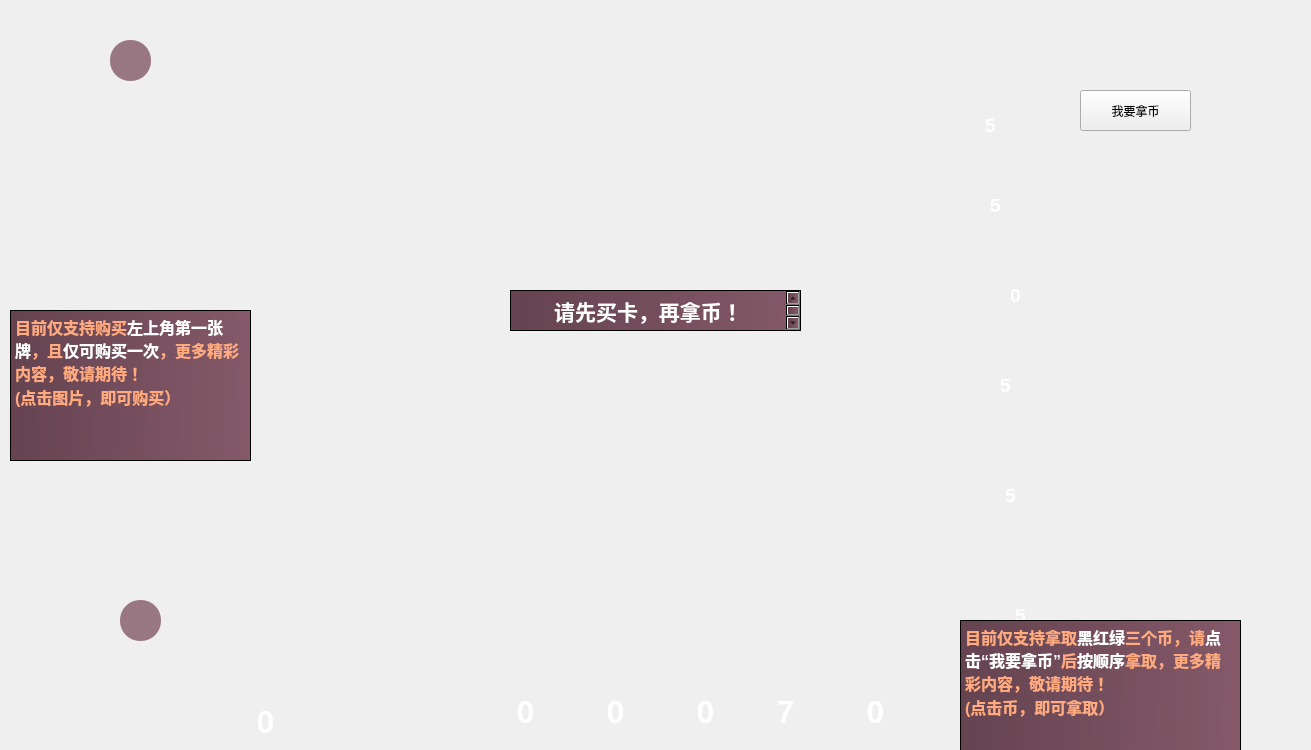
<?xml version="1.0" encoding="UTF-8"?>
<ui version="4.0">
 <class>gameInterface</class>
 <widget class="QWidget" name="gameInterface">
  <property name="geometry">
   <rect>
    <x>0</x>
    <y>0</y>
    <width>1311</width>
    <height>750</height>
   </rect>
  </property>
  <property name="minimumSize">
   <size>
    <width>1311</width>
    <height>750</height>
   </size>
  </property>
  <property name="maximumSize">
   <size>
    <width>1311</width>
    <height>750</height>
   </size>
  </property>
  <property name="windowTitle">
   <string>gameInterface</string>
  </property>
  <property name="styleSheet">
   <string notr="true"/>
  </property>
  <widget class="QPushButton" name="card1_1">
   <property name="geometry">
    <rect>
     <x>310</x>
     <y>50</y>
     <width>141</width>
     <height>171</height>
    </rect>
   </property>
   <property name="styleSheet">
    <string notr="true">border-radius:15px;
border-image: url(:/images/card/blue-high/1.png);


</string>
   </property>
   <property name="text">
    <string/>
   </property>
  </widget>
  <widget class="QPushButton" name="card1_2">
   <property name="geometry">
    <rect>
     <x>480</x>
     <y>50</y>
     <width>141</width>
     <height>171</height>
    </rect>
   </property>
   <property name="styleSheet">
    <string notr="true">border-radius:15px;
border-image: url(:/images/card/blue-high/2.png);</string>
   </property>
   <property name="text">
    <string/>
   </property>
  </widget>
  <widget class="QPushButton" name="card1_3">
   <property name="geometry">
    <rect>
     <x>650</x>
     <y>50</y>
     <width>141</width>
     <height>171</height>
    </rect>
   </property>
   <property name="styleSheet">
    <string notr="true">border-radius:15px;
border-image: url(:/images/card/blue-high/3.png);</string>
   </property>
   <property name="text">
    <string/>
   </property>
  </widget>
  <widget class="QPushButton" name="card1_4">
   <property name="geometry">
    <rect>
     <x>820</x>
     <y>50</y>
     <width>141</width>
     <height>171</height>
    </rect>
   </property>
   <property name="styleSheet">
    <string notr="true">border-radius:15px;
border-image: url(:/images/card/blue-high/4.png);</string>
   </property>
   <property name="text">
    <string/>
   </property>
  </widget>
  <widget class="QPushButton" name="card2_1">
   <property name="geometry">
    <rect>
     <x>310</x>
     <y>234</y>
     <width>141</width>
     <height>171</height>
    </rect>
   </property>
   <property name="styleSheet">
    <string notr="true">border-radius:15px;
border-image: url(:/images/card/yellow-middle/1.png);</string>
   </property>
   <property name="text">
    <string/>
   </property>
  </widget>
  <widget class="QPushButton" name="card2_2">
   <property name="geometry">
    <rect>
     <x>480</x>
     <y>234</y>
     <width>141</width>
     <height>171</height>
    </rect>
   </property>
   <property name="styleSheet">
    <string notr="true">border-radius:15px;
border-image: url(:/images/card/yellow-middle/2.png);</string>
   </property>
   <property name="text">
    <string/>
   </property>
  </widget>
  <widget class="QPushButton" name="card2_3">
   <property name="geometry">
    <rect>
     <x>650</x>
     <y>234</y>
     <width>141</width>
     <height>171</height>
    </rect>
   </property>
   <property name="styleSheet">
    <string notr="true">border-radius:15px;
border-image: url(:/images/card/yellow-middle/3.png);</string>
   </property>
   <property name="text">
    <string/>
   </property>
  </widget>
  <widget class="QPushButton" name="card2_4">
   <property name="geometry">
    <rect>
     <x>820</x>
     <y>234</y>
     <width>141</width>
     <height>171</height>
    </rect>
   </property>
   <property name="styleSheet">
    <string notr="true">border-radius:15px;
border-image: url(:/images/card/yellow-middle/4.png);</string>
   </property>
   <property name="text">
    <string/>
   </property>
  </widget>
  <widget class="QPushButton" name="card3_1">
   <property name="geometry">
    <rect>
     <x>310</x>
     <y>420</y>
     <width>141</width>
     <height>171</height>
    </rect>
   </property>
   <property name="styleSheet">
    <string notr="true">border-radius:15px;
border-image: url(:/images/card/green-low/1.png);</string>
   </property>
   <property name="text">
    <string/>
   </property>
  </widget>
  <widget class="QPushButton" name="card3_2">
   <property name="geometry">
    <rect>
     <x>480</x>
     <y>420</y>
     <width>141</width>
     <height>171</height>
    </rect>
   </property>
   <property name="styleSheet">
    <string notr="true">border-radius:15px;
border-image: url(:/images/card/green-low/2.png);</string>
   </property>
   <property name="text">
    <string/>
   </property>
  </widget>
  <widget class="QPushButton" name="card3_3">
   <property name="geometry">
    <rect>
     <x>650</x>
     <y>420</y>
     <width>141</width>
     <height>171</height>
    </rect>
   </property>
   <property name="styleSheet">
    <string notr="true">border-radius:15px;
border-image: url(:/images/card/green-low/3.png);</string>
   </property>
   <property name="text">
    <string/>
   </property>
  </widget>
  <widget class="QPushButton" name="card3_4">
   <property name="geometry">
    <rect>
     <x>820</x>
     <y>420</y>
     <width>141</width>
     <height>171</height>
    </rect>
   </property>
   <property name="styleSheet">
    <string notr="true">border-radius:15px;
border-image: url(:/images/card/green-low/4.png);</string>
   </property>
   <property name="text">
    <string/>
   </property>
  </widget>
  <widget class="QTextBrowser" name="gold_num">
   <property name="geometry">
    <rect>
     <x>970</x>
     <y>110</y>
     <width>41</width>
     <height>41</height>
    </rect>
   </property>
   <property name="styleSheet">
    <string notr="true">background:transparent;
border-width:0;
border-style:outset</string>
   </property>
   <property name="html">
    <string>&lt;!DOCTYPE HTML PUBLIC &quot;-//W3C//DTD HTML 4.0//EN&quot; &quot;http://www.w3.org/TR/REC-html40/strict.dtd&quot;&gt;
&lt;html&gt;&lt;head&gt;&lt;meta name=&quot;qrichtext&quot; content=&quot;1&quot; /&gt;&lt;style type=&quot;text/css&quot;&gt;
p, li { white-space: pre-wrap; }
&lt;/style&gt;&lt;/head&gt;&lt;body style=&quot; font-family:'SimSun'; font-size:9pt; font-weight:400; font-style:normal;&quot;&gt;
&lt;p align=&quot;center&quot; style=&quot; margin-top:0px; margin-bottom:0px; margin-left:0px; margin-right:0px; -qt-block-indent:0; text-indent:0px;&quot;&gt;&lt;span style=&quot; font-size:14pt; font-weight:600; color:#ffffff;&quot;&gt;5&lt;/span&gt;&lt;/p&gt;&lt;/body&gt;&lt;/html&gt;</string>
   </property>
  </widget>
  <widget class="QTextBrowser" name="black_num">
   <property name="geometry">
    <rect>
     <x>970</x>
     <y>190</y>
     <width>51</width>
     <height>51</height>
    </rect>
   </property>
   <property name="styleSheet">
    <string notr="true">background:transparent;
border-width:0;
border-style:outset</string>
   </property>
   <property name="html">
    <string>&lt;!DOCTYPE HTML PUBLIC &quot;-//W3C//DTD HTML 4.0//EN&quot; &quot;http://www.w3.org/TR/REC-html40/strict.dtd&quot;&gt;
&lt;html&gt;&lt;head&gt;&lt;meta name=&quot;qrichtext&quot; content=&quot;1&quot; /&gt;&lt;style type=&quot;text/css&quot;&gt;
p, li { white-space: pre-wrap; }
&lt;/style&gt;&lt;/head&gt;&lt;body style=&quot; font-family:'SimSun'; font-size:9pt; font-weight:400; font-style:normal;&quot;&gt;
&lt;p align=&quot;center&quot; style=&quot; margin-top:12px; margin-bottom:12px; margin-left:0px; margin-right:0px; -qt-block-indent:0; text-indent:0px;&quot;&gt;&lt;span style=&quot; font-size:14pt; font-weight:600; color:#ffffff;&quot;&gt;5&lt;/span&gt;&lt;/p&gt;&lt;/body&gt;&lt;/html&gt;</string>
   </property>
  </widget>
  <widget class="QTextBrowser" name="red_num">
   <property name="geometry">
    <rect>
     <x>990</x>
     <y>280</y>
     <width>51</width>
     <height>41</height>
    </rect>
   </property>
   <property name="styleSheet">
    <string notr="true">background:transparent;
border-width:0;
border-style:outset</string>
   </property>
   <property name="html">
    <string>&lt;!DOCTYPE HTML PUBLIC &quot;-//W3C//DTD HTML 4.0//EN&quot; &quot;http://www.w3.org/TR/REC-html40/strict.dtd&quot;&gt;
&lt;html&gt;&lt;head&gt;&lt;meta name=&quot;qrichtext&quot; content=&quot;1&quot; /&gt;&lt;style type=&quot;text/css&quot;&gt;
p, li { white-space: pre-wrap; }
&lt;/style&gt;&lt;/head&gt;&lt;body style=&quot; font-family:'SimSun'; font-size:9pt; font-weight:400; font-style:normal;&quot;&gt;
&lt;p align=&quot;center&quot; style=&quot; margin-top:0px; margin-bottom:0px; margin-left:0px; margin-right:0px; -qt-block-indent:0; text-indent:0px;&quot;&gt;&lt;span style=&quot; font-size:14pt; font-weight:600; color:#ffffff;&quot;&gt;0&lt;/span&gt;&lt;/p&gt;&lt;/body&gt;&lt;/html&gt;</string>
   </property>
  </widget>
  <widget class="QTextBrowser" name="green_num">
   <property name="geometry">
    <rect>
     <x>980</x>
     <y>370</y>
     <width>51</width>
     <height>51</height>
    </rect>
   </property>
   <property name="styleSheet">
    <string notr="true">background:transparent;
border-width:0;
border-style:outset</string>
   </property>
   <property name="html">
    <string>&lt;!DOCTYPE HTML PUBLIC &quot;-//W3C//DTD HTML 4.0//EN&quot; &quot;http://www.w3.org/TR/REC-html40/strict.dtd&quot;&gt;
&lt;html&gt;&lt;head&gt;&lt;meta name=&quot;qrichtext&quot; content=&quot;1&quot; /&gt;&lt;style type=&quot;text/css&quot;&gt;
p, li { white-space: pre-wrap; }
&lt;/style&gt;&lt;/head&gt;&lt;body style=&quot; font-family:'SimSun'; font-size:9pt; font-weight:400; font-style:normal;&quot;&gt;
&lt;p align=&quot;center&quot; style=&quot; margin-top:0px; margin-bottom:0px; margin-left:0px; margin-right:0px; -qt-block-indent:0; text-indent:0px;&quot;&gt;&lt;span style=&quot; font-size:14pt; font-weight:600; color:#ffffff;&quot;&gt;5&lt;/span&gt;&lt;/p&gt;&lt;/body&gt;&lt;/html&gt;</string>
   </property>
  </widget>
  <widget class="QTextBrowser" name="blue_num">
   <property name="geometry">
    <rect>
     <x>990</x>
     <y>480</y>
     <width>41</width>
     <height>41</height>
    </rect>
   </property>
   <property name="styleSheet">
    <string notr="true">background:transparent;
border-width:0;
border-style:outset</string>
   </property>
   <property name="html">
    <string>&lt;!DOCTYPE HTML PUBLIC &quot;-//W3C//DTD HTML 4.0//EN&quot; &quot;http://www.w3.org/TR/REC-html40/strict.dtd&quot;&gt;
&lt;html&gt;&lt;head&gt;&lt;meta name=&quot;qrichtext&quot; content=&quot;1&quot; /&gt;&lt;style type=&quot;text/css&quot;&gt;
p, li { white-space: pre-wrap; }
&lt;/style&gt;&lt;/head&gt;&lt;body style=&quot; font-family:'SimSun'; font-size:9pt; font-weight:400; font-style:normal;&quot;&gt;
&lt;p align=&quot;center&quot; style=&quot; margin-top:0px; margin-bottom:0px; margin-left:0px; margin-right:0px; -qt-block-indent:0; text-indent:0px;&quot;&gt;&lt;span style=&quot; font-size:14pt; font-weight:600; color:#ffffff;&quot;&gt;5&lt;/span&gt;&lt;/p&gt;&lt;/body&gt;&lt;/html&gt;</string>
   </property>
  </widget>
  <widget class="QTextBrowser" name="white_num">
   <property name="geometry">
    <rect>
     <x>1000</x>
     <y>600</y>
     <width>41</width>
     <height>41</height>
    </rect>
   </property>
   <property name="styleSheet">
    <string notr="true">background:transparent;
border-width:0;
border-style:outset</string>
   </property>
   <property name="html">
    <string>&lt;!DOCTYPE HTML PUBLIC &quot;-//W3C//DTD HTML 4.0//EN&quot; &quot;http://www.w3.org/TR/REC-html40/strict.dtd&quot;&gt;
&lt;html&gt;&lt;head&gt;&lt;meta name=&quot;qrichtext&quot; content=&quot;1&quot; /&gt;&lt;style type=&quot;text/css&quot;&gt;
p, li { white-space: pre-wrap; }
&lt;/style&gt;&lt;/head&gt;&lt;body style=&quot; font-family:'SimSun'; font-size:9pt; font-weight:400; font-style:normal;&quot;&gt;
&lt;p align=&quot;center&quot; style=&quot; margin-top:0px; margin-bottom:0px; margin-left:0px; margin-right:0px; -qt-block-indent:0; text-indent:0px;&quot;&gt;&lt;span style=&quot; font-size:14pt; font-weight:600; color:#ffffff;&quot;&gt;5&lt;/span&gt;&lt;/p&gt;&lt;/body&gt;&lt;/html&gt;</string>
   </property>
  </widget>
  <widget class="QLabel" name="background">
   <property name="geometry">
    <rect>
     <x>1</x>
     <y>4</y>
     <width>1311</width>
     <height>751</height>
    </rect>
   </property>
   <property name="styleSheet">
    <string notr="true">border-image: url(:/images/background.png);</string>
   </property>
   <property name="text">
    <string/>
   </property>
  </widget>
  <widget class="QLabel" name="money">
   <property name="geometry">
    <rect>
     <x>460</x>
     <y>670</y>
     <width>451</width>
     <height>91</height>
    </rect>
   </property>
   <property name="styleSheet">
    <string notr="true">border-image: url(:/images/bb.png);
border-radius:8px;</string>
   </property>
   <property name="text">
    <string/>
   </property>
  </widget>
  <widget class="QTextBrowser" name="white_have">
   <property name="geometry">
    <rect>
     <x>500</x>
     <y>690</y>
     <width>51</width>
     <height>61</height>
    </rect>
   </property>
   <property name="styleSheet">
    <string notr="true">background:transparent;
border-width:0;
border-style:outset</string>
   </property>
   <property name="html">
    <string>&lt;!DOCTYPE HTML PUBLIC &quot;-//W3C//DTD HTML 4.0//EN&quot; &quot;http://www.w3.org/TR/REC-html40/strict.dtd&quot;&gt;
&lt;html&gt;&lt;head&gt;&lt;meta name=&quot;qrichtext&quot; content=&quot;1&quot; /&gt;&lt;style type=&quot;text/css&quot;&gt;
p, li { white-space: pre-wrap; }
&lt;/style&gt;&lt;/head&gt;&lt;body style=&quot; font-family:'SimSun'; font-size:9pt; font-weight:400; font-style:normal;&quot;&gt;
&lt;p align=&quot;center&quot; style=&quot; margin-top:0px; margin-bottom:0px; margin-left:0px; margin-right:0px; -qt-block-indent:0; text-indent:0px;&quot;&gt;&lt;span style=&quot; font-size:24pt; font-weight:600; color:#ffffff;&quot;&gt;0&lt;/span&gt;&lt;/p&gt;&lt;/body&gt;&lt;/html&gt;</string>
   </property>
  </widget>
  <widget class="QTextBrowser" name="blue_have">
   <property name="geometry">
    <rect>
     <x>590</x>
     <y>690</y>
     <width>51</width>
     <height>61</height>
    </rect>
   </property>
   <property name="styleSheet">
    <string notr="true">background:transparent;
border-width:0;
border-style:outset</string>
   </property>
   <property name="html">
    <string>&lt;!DOCTYPE HTML PUBLIC &quot;-//W3C//DTD HTML 4.0//EN&quot; &quot;http://www.w3.org/TR/REC-html40/strict.dtd&quot;&gt;
&lt;html&gt;&lt;head&gt;&lt;meta name=&quot;qrichtext&quot; content=&quot;1&quot; /&gt;&lt;style type=&quot;text/css&quot;&gt;
p, li { white-space: pre-wrap; }
&lt;/style&gt;&lt;/head&gt;&lt;body style=&quot; font-family:'SimSun'; font-size:9pt; font-weight:400; font-style:normal;&quot;&gt;
&lt;p align=&quot;center&quot; style=&quot; margin-top:0px; margin-bottom:0px; margin-left:0px; margin-right:0px; -qt-block-indent:0; text-indent:0px;&quot;&gt;&lt;span style=&quot; font-size:24pt; font-weight:600; color:#ffffff;&quot;&gt;0&lt;/span&gt;&lt;/p&gt;&lt;/body&gt;&lt;/html&gt;</string>
   </property>
  </widget>
  <widget class="QTextBrowser" name="green_have">
   <property name="geometry">
    <rect>
     <x>680</x>
     <y>690</y>
     <width>51</width>
     <height>61</height>
    </rect>
   </property>
   <property name="styleSheet">
    <string notr="true">background:transparent;
border-width:0;
border-style:outset</string>
   </property>
   <property name="html">
    <string>&lt;!DOCTYPE HTML PUBLIC &quot;-//W3C//DTD HTML 4.0//EN&quot; &quot;http://www.w3.org/TR/REC-html40/strict.dtd&quot;&gt;
&lt;html&gt;&lt;head&gt;&lt;meta name=&quot;qrichtext&quot; content=&quot;1&quot; /&gt;&lt;style type=&quot;text/css&quot;&gt;
p, li { white-space: pre-wrap; }
&lt;/style&gt;&lt;/head&gt;&lt;body style=&quot; font-family:'SimSun'; font-size:9pt; font-weight:400; font-style:normal;&quot;&gt;
&lt;p align=&quot;center&quot; style=&quot; margin-top:0px; margin-bottom:0px; margin-left:0px; margin-right:0px; -qt-block-indent:0; text-indent:0px;&quot;&gt;&lt;span style=&quot; font-size:24pt; font-weight:600; color:#ffffff;&quot;&gt;0&lt;/span&gt;&lt;/p&gt;&lt;/body&gt;&lt;/html&gt;</string>
   </property>
  </widget>
  <widget class="QTextBrowser" name="red_have">
   <property name="geometry">
    <rect>
     <x>760</x>
     <y>690</y>
     <width>51</width>
     <height>61</height>
    </rect>
   </property>
   <property name="styleSheet">
    <string notr="true">background:transparent;
border-width:0;
border-style:outset</string>
   </property>
   <property name="html">
    <string>&lt;!DOCTYPE HTML PUBLIC &quot;-//W3C//DTD HTML 4.0//EN&quot; &quot;http://www.w3.org/TR/REC-html40/strict.dtd&quot;&gt;
&lt;html&gt;&lt;head&gt;&lt;meta name=&quot;qrichtext&quot; content=&quot;1&quot; /&gt;&lt;style type=&quot;text/css&quot;&gt;
p, li { white-space: pre-wrap; }
&lt;/style&gt;&lt;/head&gt;&lt;body style=&quot; font-family:'SimSun'; font-size:9pt; font-weight:400; font-style:normal;&quot;&gt;
&lt;p align=&quot;center&quot; style=&quot; margin-top:0px; margin-bottom:0px; margin-left:0px; margin-right:0px; -qt-block-indent:0; text-indent:0px;&quot;&gt;&lt;span style=&quot; font-size:24pt; font-weight:600; color:#ffffff;&quot;&gt;7&lt;/span&gt;&lt;/p&gt;&lt;/body&gt;&lt;/html&gt;</string>
   </property>
  </widget>
  <widget class="QTextBrowser" name="black_have">
   <property name="geometry">
    <rect>
     <x>850</x>
     <y>690</y>
     <width>51</width>
     <height>61</height>
    </rect>
   </property>
   <property name="styleSheet">
    <string notr="true">background:transparent;
border-width:0;
border-style:outset</string>
   </property>
   <property name="html">
    <string>&lt;!DOCTYPE HTML PUBLIC &quot;-//W3C//DTD HTML 4.0//EN&quot; &quot;http://www.w3.org/TR/REC-html40/strict.dtd&quot;&gt;
&lt;html&gt;&lt;head&gt;&lt;meta name=&quot;qrichtext&quot; content=&quot;1&quot; /&gt;&lt;style type=&quot;text/css&quot;&gt;
p, li { white-space: pre-wrap; }
&lt;/style&gt;&lt;/head&gt;&lt;body style=&quot; font-family:'SimSun'; font-size:9pt; font-weight:400; font-style:normal;&quot;&gt;
&lt;p align=&quot;center&quot; style=&quot; margin-top:0px; margin-bottom:0px; margin-left:0px; margin-right:0px; -qt-block-indent:0; text-indent:0px;&quot;&gt;&lt;span style=&quot; font-size:24pt; font-weight:600; color:#ffffff;&quot;&gt;0&lt;/span&gt;&lt;/p&gt;&lt;/body&gt;&lt;/html&gt;</string>
   </property>
  </widget>
  <widget class="QLabel" name="label">
   <property name="geometry">
    <rect>
     <x>270</x>
     <y>650</y>
     <width>101</width>
     <height>91</height>
    </rect>
   </property>
   <property name="styleSheet">
    <string notr="true">border-image: url(:/images/bbb.png);
border-radius:35px;</string>
   </property>
   <property name="text">
    <string/>
   </property>
  </widget>
  <widget class="QTextBrowser" name="gold_have">
   <property name="geometry">
    <rect>
     <x>240</x>
     <y>700</y>
     <width>51</width>
     <height>61</height>
    </rect>
   </property>
   <property name="styleSheet">
    <string notr="true">background:transparent;
border-width:0;
border-style:outset</string>
   </property>
   <property name="html">
    <string>&lt;!DOCTYPE HTML PUBLIC &quot;-//W3C//DTD HTML 4.0//EN&quot; &quot;http://www.w3.org/TR/REC-html40/strict.dtd&quot;&gt;
&lt;html&gt;&lt;head&gt;&lt;meta name=&quot;qrichtext&quot; content=&quot;1&quot; /&gt;&lt;style type=&quot;text/css&quot;&gt;
p, li { white-space: pre-wrap; }
&lt;/style&gt;&lt;/head&gt;&lt;body style=&quot; font-family:'SimSun'; font-size:9pt; font-weight:400; font-style:normal;&quot;&gt;
&lt;p align=&quot;center&quot; style=&quot; margin-top:0px; margin-bottom:0px; margin-left:0px; margin-right:0px; -qt-block-indent:0; text-indent:0px;&quot;&gt;&lt;span style=&quot; font-size:24pt; font-weight:600; color:#ffffff;&quot;&gt;0&lt;/span&gt;&lt;/p&gt;&lt;/body&gt;&lt;/html&gt;</string>
   </property>
  </widget>
  <widget class="QPushButton" name="selectBlack">
   <property name="geometry">
    <rect>
     <x>1000</x>
     <y>140</y>
     <width>71</width>
     <height>61</height>
    </rect>
   </property>
   <property name="styleSheet">
    <string notr="true">border-radius:15px;


</string>
   </property>
   <property name="text">
    <string/>
   </property>
  </widget>
  <widget class="QPushButton" name="selectRed">
   <property name="geometry">
    <rect>
     <x>1010</x>
     <y>230</y>
     <width>71</width>
     <height>61</height>
    </rect>
   </property>
   <property name="styleSheet">
    <string notr="true">border-radius:15px;


</string>
   </property>
   <property name="text">
    <string/>
   </property>
  </widget>
  <widget class="QPushButton" name="selectGreen">
   <property name="geometry">
    <rect>
     <x>1010</x>
     <y>330</y>
     <width>71</width>
     <height>61</height>
    </rect>
   </property>
   <property name="styleSheet">
    <string notr="true">border-radius:15px;


</string>
   </property>
   <property name="text">
    <string/>
   </property>
  </widget>
  <widget class="QPushButton" name="selectBlue">
   <property name="geometry">
    <rect>
     <x>1030</x>
     <y>440</y>
     <width>71</width>
     <height>61</height>
    </rect>
   </property>
   <property name="styleSheet">
    <string notr="true">border-radius:15px;


</string>
   </property>
   <property name="text">
    <string/>
   </property>
  </widget>
  <widget class="QPushButton" name="selectWhite">
   <property name="geometry">
    <rect>
     <x>1040</x>
     <y>540</y>
     <width>71</width>
     <height>61</height>
    </rect>
   </property>
   <property name="styleSheet">
    <string notr="true">border-radius:15px;


</string>
   </property>
   <property name="text">
    <string/>
   </property>
  </widget>
  <widget class="QTextBrowser" name="gradePeople2">
   <property name="geometry">
    <rect>
     <x>110</x>
     <y>40</y>
     <width>41</width>
     <height>41</height>
    </rect>
   </property>
   <property name="styleSheet">
    <string notr="true">background-color:rgba(130, 87, 103,0.8);
border-radius:20px</string>
   </property>
  </widget>
  <widget class="QTextBrowser" name="gradePeople1">
   <property name="geometry">
    <rect>
     <x>120</x>
     <y>600</y>
     <width>41</width>
     <height>41</height>
    </rect>
   </property>
   <property name="styleSheet">
    <string notr="true">background-color:rgba(130, 87, 103,0.8);
border-radius:20px
</string>
   </property>
  </widget>
  <widget class="QTextBrowser" name="textBrowser">
   <property name="geometry">
    <rect>
     <x>10</x>
     <y>310</y>
     <width>241</width>
     <height>151</height>
    </rect>
   </property>
   <property name="styleSheet">
    <string notr="true">background-color: qlineargradient(spread:pad, x1:0, y1:0.523, x2:1, y2:0.54, stop:0 rgba(101, 67, 80, 255), stop:1 rgba(133, 89, 105, 255));</string>
   </property>
   <property name="html">
    <string>&lt;!DOCTYPE HTML PUBLIC &quot;-//W3C//DTD HTML 4.0//EN&quot; &quot;http://www.w3.org/TR/REC-html40/strict.dtd&quot;&gt;
&lt;html&gt;&lt;head&gt;&lt;meta name=&quot;qrichtext&quot; content=&quot;1&quot; /&gt;&lt;style type=&quot;text/css&quot;&gt;
p, li { white-space: pre-wrap; }
&lt;/style&gt;&lt;/head&gt;&lt;body style=&quot; font-family:'SimSun'; font-size:9pt; font-weight:400; font-style:normal;&quot;&gt;
&lt;p style=&quot; margin-top:0px; margin-bottom:0px; margin-left:0px; margin-right:0px; -qt-block-indent:0; text-indent:0px;&quot;&gt;&lt;span style=&quot; font-size:12pt; font-weight:600; color:#ffaa7f;&quot;&gt;目前仅支持购买&lt;/span&gt;&lt;span style=&quot; font-size:12pt; font-weight:600; color:#ffffff;&quot;&gt;左上角第一张牌&lt;/span&gt;&lt;span style=&quot; font-size:12pt; font-weight:600; color:#ffaa7f;&quot;&gt;，且&lt;/span&gt;&lt;span style=&quot; font-size:12pt; font-weight:600; color:#ffffff;&quot;&gt;仅可购买一次&lt;/span&gt;&lt;span style=&quot; font-size:12pt; font-weight:600; color:#ffaa7f;&quot;&gt;，更多精彩内容，敬请期待！&lt;/span&gt;&lt;/p&gt;
&lt;p style=&quot; margin-top:0px; margin-bottom:0px; margin-left:0px; margin-right:0px; -qt-block-indent:0; text-indent:0px;&quot;&gt;&lt;span style=&quot; font-size:12pt; font-weight:600; color:#ffaa7f;&quot;&gt;(点击图片，即可购买）&lt;/span&gt;&lt;/p&gt;&lt;/body&gt;&lt;/html&gt;</string>
   </property>
  </widget>
  <widget class="QTextBrowser" name="textBrowser_2">
   <property name="geometry">
    <rect>
     <x>960</x>
     <y>620</y>
     <width>281</width>
     <height>131</height>
    </rect>
   </property>
   <property name="styleSheet">
    <string notr="true">background-color: qlineargradient(spread:pad, x1:0, y1:0.523, x2:1, y2:0.54, stop:0 rgba(101, 67, 80, 255), stop:1 rgba(133, 89, 105, 255));</string>
   </property>
   <property name="html">
    <string>&lt;!DOCTYPE HTML PUBLIC &quot;-//W3C//DTD HTML 4.0//EN&quot; &quot;http://www.w3.org/TR/REC-html40/strict.dtd&quot;&gt;
&lt;html&gt;&lt;head&gt;&lt;meta name=&quot;qrichtext&quot; content=&quot;1&quot; /&gt;&lt;style type=&quot;text/css&quot;&gt;
p, li { white-space: pre-wrap; }
&lt;/style&gt;&lt;/head&gt;&lt;body style=&quot; font-family:'SimSun'; font-size:9pt; font-weight:400; font-style:normal;&quot;&gt;
&lt;p style=&quot; margin-top:0px; margin-bottom:0px; margin-left:0px; margin-right:0px; -qt-block-indent:0; text-indent:0px;&quot;&gt;&lt;span style=&quot; font-size:12pt; font-weight:600; color:#ffaa7f;&quot;&gt;目前仅支持拿取&lt;/span&gt;&lt;span style=&quot; font-size:12pt; font-weight:600; color:#ffffff;&quot;&gt;黑红绿&lt;/span&gt;&lt;span style=&quot; font-size:12pt; font-weight:600; color:#ffaa7f;&quot;&gt;三个币，请&lt;/span&gt;&lt;span style=&quot; font-size:12pt; font-weight:600; color:#ffffff;&quot;&gt;点击“我要拿币”&lt;/span&gt;&lt;span style=&quot; font-size:12pt; font-weight:600; color:#ffaa7f;&quot;&gt;后&lt;/span&gt;&lt;span style=&quot; font-size:12pt; font-weight:600; color:#ffffff;&quot;&gt;按顺序&lt;/span&gt;&lt;span style=&quot; font-size:12pt; font-weight:600; color:#ffaa7f;&quot;&gt;拿取，更多精彩内容，敬请期待！&lt;/span&gt;&lt;/p&gt;
&lt;p style=&quot; margin-top:0px; margin-bottom:0px; margin-left:0px; margin-right:0px; -qt-block-indent:0; text-indent:0px;&quot;&gt;&lt;span style=&quot; font-size:12pt; font-weight:600; color:#ffaa7f;&quot;&gt;(点击币，即可拿取）&lt;/span&gt;&lt;/p&gt;&lt;/body&gt;&lt;/html&gt;</string>
   </property>
  </widget>
  <widget class="QToolButton" name="toolButton">
   <property name="geometry">
    <rect>
     <x>1080</x>
     <y>90</y>
     <width>111</width>
     <height>41</height>
    </rect>
   </property>
   <property name="text">
    <string>我要拿币</string>
   </property>
  </widget>
  <widget class="QTextBrowser" name="textBrowser_3">
   <property name="geometry">
    <rect>
     <x>510</x>
     <y>290</y>
     <width>291</width>
     <height>41</height>
    </rect>
   </property>
   <property name="styleSheet">
    <string notr="true">background-color: qlineargradient(spread:pad, x1:0, y1:0.523, x2:1, y2:0.54, stop:0 rgba(101, 67, 80, 255), stop:1 rgba(133, 89, 105, 255));</string>
   </property>
   <property name="html">
    <string>&lt;!DOCTYPE HTML PUBLIC &quot;-//W3C//DTD HTML 4.0//EN&quot; &quot;http://www.w3.org/TR/REC-html40/strict.dtd&quot;&gt;
&lt;html&gt;&lt;head&gt;&lt;meta name=&quot;qrichtext&quot; content=&quot;1&quot; /&gt;&lt;style type=&quot;text/css&quot;&gt;
p, li { white-space: pre-wrap; }
&lt;/style&gt;&lt;/head&gt;&lt;body style=&quot; font-family:'SimSun'; font-size:9pt; font-weight:400; font-style:normal;&quot;&gt;
&lt;p align=&quot;center&quot; style=&quot; margin-top:0px; margin-bottom:0px; margin-left:0px; margin-right:0px; -qt-block-indent:0; text-indent:0px;&quot;&gt;&lt;span style=&quot; font-size:16pt; font-weight:600; color:#ffffff;&quot;&gt;请先买卡，再拿币！&lt;/span&gt;&lt;/p&gt;&lt;/body&gt;&lt;/html&gt;</string>
   </property>
  </widget>
  <zorder>background</zorder>
  <zorder>card1_1</zorder>
  <zorder>card1_2</zorder>
  <zorder>card1_3</zorder>
  <zorder>card1_4</zorder>
  <zorder>card2_1</zorder>
  <zorder>card2_2</zorder>
  <zorder>card2_3</zorder>
  <zorder>card2_4</zorder>
  <zorder>card3_1</zorder>
  <zorder>card3_2</zorder>
  <zorder>card3_3</zorder>
  <zorder>card3_4</zorder>
  <zorder>gold_num</zorder>
  <zorder>black_num</zorder>
  <zorder>red_num</zorder>
  <zorder>green_num</zorder>
  <zorder>blue_num</zorder>
  <zorder>white_num</zorder>
  <zorder>money</zorder>
  <zorder>white_have</zorder>
  <zorder>blue_have</zorder>
  <zorder>green_have</zorder>
  <zorder>red_have</zorder>
  <zorder>black_have</zorder>
  <zorder>label</zorder>
  <zorder>gold_have</zorder>
  <zorder>selectBlack</zorder>
  <zorder>selectRed</zorder>
  <zorder>selectGreen</zorder>
  <zorder>selectBlue</zorder>
  <zorder>selectWhite</zorder>
  <zorder>gradePeople2</zorder>
  <zorder>gradePeople1</zorder>
  <zorder>textBrowser</zorder>
  <zorder>textBrowser_2</zorder>
  <zorder>toolButton</zorder>
  <zorder>textBrowser_3</zorder>
 </widget>
 <layoutdefault spacing="6" margin="11"/>
 <resources/>
 <connections/>
</ui>
